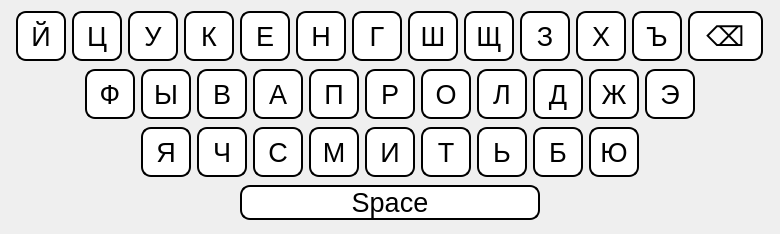
<?xml version="1.0" encoding="UTF-8"?>
<ui version="4.0">
 <class>Form</class>
 <widget class="QWidget" name="Form">
  <property name="geometry">
   <rect>
    <x>0</x>
    <y>0</y>
    <width>780</width>
    <height>234</height>
   </rect>
  </property>
  <property name="sizePolicy">
   <sizepolicy hsizetype="Minimum" vsizetype="Minimum">
    <horstretch>0</horstretch>
    <verstretch>0</verstretch>
   </sizepolicy>
  </property>
  <property name="minimumSize">
   <size>
    <width>780</width>
    <height>0</height>
   </size>
  </property>
  <property name="windowTitle">
   <string>Form</string>
  </property>
  <property name="autoFillBackground">
   <bool>false</bool>
  </property>
  <layout class="QHBoxLayout" name="horizontalLayout">
   <property name="spacing">
    <number>0</number>
   </property>
   <property name="sizeConstraint">
    <enum>QLayout::SetMinimumSize</enum>
   </property>
   <property name="leftMargin">
    <number>0</number>
   </property>
   <property name="topMargin">
    <number>0</number>
   </property>
   <property name="rightMargin">
    <number>0</number>
   </property>
   <property name="bottomMargin">
    <number>0</number>
   </property>
   <item>
    <widget class="QWidget" name="widget" native="true">
     <property name="minimumSize">
      <size>
       <width>700</width>
       <height>200</height>
      </size>
     </property>
     <property name="maximumSize">
      <size>
       <width>16777215</width>
       <height>16777215</height>
      </size>
     </property>
     <property name="styleSheet">
      <string notr="true">QPushButton {
   background-color: white;
   color: black;
   border: 2px solid black ; /* Black */
	text-align: center;
   border-radius:  10px;
	font-size: 20pt;
}
QPushButton:hover{
	background-color: rgb(225, 225, 225);
}
QPushButton:pressed{
	background-color: rgb(195, 195, 195);
}
</string>
     </property>
     <layout class="QVBoxLayout" name="verticalLayout">
      <property name="sizeConstraint">
       <enum>QLayout::SetDefaultConstraint</enum>
      </property>
      <item>
       <layout class="QHBoxLayout" name="horizontalLayout_2">
        <item>
         <spacer name="horizontalSpacer_5">
          <property name="orientation">
           <enum>Qt::Horizontal</enum>
          </property>
          <property name="sizeHint" stdset="0">
           <size>
            <width>40</width>
            <height>20</height>
           </size>
          </property>
         </spacer>
        </item>
        <item>
         <widget class="QPushButton" name="key_Q">
          <property name="minimumSize">
           <size>
            <width>50</width>
            <height>50</height>
           </size>
          </property>
          <property name="maximumSize">
           <size>
            <width>50</width>
            <height>50</height>
           </size>
          </property>
          <property name="text">
           <string>Й</string>
          </property>
         </widget>
        </item>
        <item>
         <widget class="QPushButton" name="key_W">
          <property name="minimumSize">
           <size>
            <width>50</width>
            <height>50</height>
           </size>
          </property>
          <property name="maximumSize">
           <size>
            <width>50</width>
            <height>50</height>
           </size>
          </property>
          <property name="text">
           <string>Ц</string>
          </property>
         </widget>
        </item>
        <item>
         <widget class="QPushButton" name="key_E">
          <property name="minimumSize">
           <size>
            <width>50</width>
            <height>50</height>
           </size>
          </property>
          <property name="maximumSize">
           <size>
            <width>50</width>
            <height>50</height>
           </size>
          </property>
          <property name="text">
           <string>У</string>
          </property>
         </widget>
        </item>
        <item>
         <widget class="QPushButton" name="key_R">
          <property name="minimumSize">
           <size>
            <width>50</width>
            <height>50</height>
           </size>
          </property>
          <property name="maximumSize">
           <size>
            <width>50</width>
            <height>50</height>
           </size>
          </property>
          <property name="text">
           <string>К</string>
          </property>
         </widget>
        </item>
        <item>
         <widget class="QPushButton" name="key_T">
          <property name="minimumSize">
           <size>
            <width>50</width>
            <height>50</height>
           </size>
          </property>
          <property name="maximumSize">
           <size>
            <width>50</width>
            <height>50</height>
           </size>
          </property>
          <property name="text">
           <string>Е</string>
          </property>
         </widget>
        </item>
        <item>
         <widget class="QPushButton" name="key_Y">
          <property name="minimumSize">
           <size>
            <width>50</width>
            <height>50</height>
           </size>
          </property>
          <property name="maximumSize">
           <size>
            <width>50</width>
            <height>50</height>
           </size>
          </property>
          <property name="text">
           <string>Н</string>
          </property>
         </widget>
        </item>
        <item>
         <widget class="QPushButton" name="key_U">
          <property name="minimumSize">
           <size>
            <width>50</width>
            <height>50</height>
           </size>
          </property>
          <property name="maximumSize">
           <size>
            <width>50</width>
            <height>50</height>
           </size>
          </property>
          <property name="text">
           <string>Г</string>
          </property>
         </widget>
        </item>
        <item>
         <widget class="QPushButton" name="key_I">
          <property name="minimumSize">
           <size>
            <width>50</width>
            <height>50</height>
           </size>
          </property>
          <property name="maximumSize">
           <size>
            <width>50</width>
            <height>50</height>
           </size>
          </property>
          <property name="text">
           <string>Ш</string>
          </property>
         </widget>
        </item>
        <item>
         <widget class="QPushButton" name="key_O">
          <property name="minimumSize">
           <size>
            <width>50</width>
            <height>50</height>
           </size>
          </property>
          <property name="maximumSize">
           <size>
            <width>50</width>
            <height>50</height>
           </size>
          </property>
          <property name="text">
           <string>Щ</string>
          </property>
         </widget>
        </item>
        <item>
         <widget class="QPushButton" name="key_P">
          <property name="minimumSize">
           <size>
            <width>50</width>
            <height>50</height>
           </size>
          </property>
          <property name="maximumSize">
           <size>
            <width>50</width>
            <height>50</height>
           </size>
          </property>
          <property name="text">
           <string>З</string>
          </property>
         </widget>
        </item>
        <item>
         <widget class="QPushButton" name="key_bracket_left">
          <property name="minimumSize">
           <size>
            <width>50</width>
            <height>50</height>
           </size>
          </property>
          <property name="maximumSize">
           <size>
            <width>50</width>
            <height>50</height>
           </size>
          </property>
          <property name="text">
           <string>Х</string>
          </property>
         </widget>
        </item>
        <item>
         <widget class="QPushButton" name="key_bracket_rigth">
          <property name="minimumSize">
           <size>
            <width>50</width>
            <height>50</height>
           </size>
          </property>
          <property name="maximumSize">
           <size>
            <width>50</width>
            <height>50</height>
           </size>
          </property>
          <property name="text">
           <string>Ъ</string>
          </property>
         </widget>
        </item>
        <item>
         <widget class="QPushButton" name="key_backspace">
          <property name="minimumSize">
           <size>
            <width>75</width>
            <height>50</height>
           </size>
          </property>
          <property name="maximumSize">
           <size>
            <width>50</width>
            <height>50</height>
           </size>
          </property>
          <property name="text">
           <string>⌫</string>
          </property>
         </widget>
        </item>
        <item>
         <spacer name="horizontalSpacer_6">
          <property name="orientation">
           <enum>Qt::Horizontal</enum>
          </property>
          <property name="sizeHint" stdset="0">
           <size>
            <width>40</width>
            <height>20</height>
           </size>
          </property>
         </spacer>
        </item>
       </layout>
      </item>
      <item>
       <layout class="QHBoxLayout" name="horizontalLayout_4">
        <property name="spacing">
         <number>6</number>
        </property>
        <property name="sizeConstraint">
         <enum>QLayout::SetDefaultConstraint</enum>
        </property>
        <property name="leftMargin">
         <number>0</number>
        </property>
        <property name="rightMargin">
         <number>0</number>
        </property>
        <item>
         <spacer name="horizontalSpacer">
          <property name="orientation">
           <enum>Qt::Horizontal</enum>
          </property>
          <property name="sizeHint" stdset="0">
           <size>
            <width>40</width>
            <height>20</height>
           </size>
          </property>
         </spacer>
        </item>
        <item>
         <widget class="QPushButton" name="key_A">
          <property name="minimumSize">
           <size>
            <width>50</width>
            <height>50</height>
           </size>
          </property>
          <property name="maximumSize">
           <size>
            <width>50</width>
            <height>50</height>
           </size>
          </property>
          <property name="text">
           <string>Ф</string>
          </property>
         </widget>
        </item>
        <item>
         <widget class="QPushButton" name="key_S">
          <property name="minimumSize">
           <size>
            <width>50</width>
            <height>50</height>
           </size>
          </property>
          <property name="maximumSize">
           <size>
            <width>50</width>
            <height>50</height>
           </size>
          </property>
          <property name="text">
           <string>Ы</string>
          </property>
         </widget>
        </item>
        <item>
         <widget class="QPushButton" name="key_D">
          <property name="minimumSize">
           <size>
            <width>50</width>
            <height>50</height>
           </size>
          </property>
          <property name="maximumSize">
           <size>
            <width>50</width>
            <height>50</height>
           </size>
          </property>
          <property name="text">
           <string>В</string>
          </property>
         </widget>
        </item>
        <item>
         <widget class="QPushButton" name="key_F">
          <property name="minimumSize">
           <size>
            <width>50</width>
            <height>50</height>
           </size>
          </property>
          <property name="maximumSize">
           <size>
            <width>50</width>
            <height>50</height>
           </size>
          </property>
          <property name="text">
           <string>А</string>
          </property>
         </widget>
        </item>
        <item>
         <widget class="QPushButton" name="key_G">
          <property name="minimumSize">
           <size>
            <width>50</width>
            <height>50</height>
           </size>
          </property>
          <property name="maximumSize">
           <size>
            <width>50</width>
            <height>50</height>
           </size>
          </property>
          <property name="text">
           <string>П</string>
          </property>
         </widget>
        </item>
        <item>
         <widget class="QPushButton" name="key_H">
          <property name="minimumSize">
           <size>
            <width>50</width>
            <height>50</height>
           </size>
          </property>
          <property name="maximumSize">
           <size>
            <width>50</width>
            <height>50</height>
           </size>
          </property>
          <property name="text">
           <string>Р</string>
          </property>
         </widget>
        </item>
        <item>
         <widget class="QPushButton" name="key_J">
          <property name="minimumSize">
           <size>
            <width>50</width>
            <height>50</height>
           </size>
          </property>
          <property name="maximumSize">
           <size>
            <width>50</width>
            <height>50</height>
           </size>
          </property>
          <property name="text">
           <string>О</string>
          </property>
         </widget>
        </item>
        <item>
         <widget class="QPushButton" name="key_K">
          <property name="minimumSize">
           <size>
            <width>50</width>
            <height>50</height>
           </size>
          </property>
          <property name="maximumSize">
           <size>
            <width>50</width>
            <height>50</height>
           </size>
          </property>
          <property name="text">
           <string>Л</string>
          </property>
         </widget>
        </item>
        <item>
         <widget class="QPushButton" name="key_L">
          <property name="minimumSize">
           <size>
            <width>50</width>
            <height>50</height>
           </size>
          </property>
          <property name="maximumSize">
           <size>
            <width>50</width>
            <height>50</height>
           </size>
          </property>
          <property name="text">
           <string>Д</string>
          </property>
         </widget>
        </item>
        <item>
         <widget class="QPushButton" name="Key_Colon">
          <property name="minimumSize">
           <size>
            <width>50</width>
            <height>50</height>
           </size>
          </property>
          <property name="maximumSize">
           <size>
            <width>50</width>
            <height>50</height>
           </size>
          </property>
          <property name="text">
           <string>Ж</string>
          </property>
         </widget>
        </item>
        <item>
         <widget class="QPushButton" name="Key_Quotes">
          <property name="minimumSize">
           <size>
            <width>50</width>
            <height>50</height>
           </size>
          </property>
          <property name="maximumSize">
           <size>
            <width>50</width>
            <height>50</height>
           </size>
          </property>
          <property name="text">
           <string>Э</string>
          </property>
         </widget>
        </item>
        <item>
         <spacer name="horizontalSpacer_2">
          <property name="orientation">
           <enum>Qt::Horizontal</enum>
          </property>
          <property name="sizeHint" stdset="0">
           <size>
            <width>40</width>
            <height>20</height>
           </size>
          </property>
         </spacer>
        </item>
       </layout>
      </item>
      <item>
       <layout class="QHBoxLayout" name="horizontalLayout_3" stretch="0,0,0,0,0,0,0,0,0,0,0">
        <property name="leftMargin">
         <number>0</number>
        </property>
        <property name="rightMargin">
         <number>0</number>
        </property>
        <item>
         <spacer name="horizontalSpacer_4">
          <property name="orientation">
           <enum>Qt::Horizontal</enum>
          </property>
          <property name="sizeHint" stdset="0">
           <size>
            <width>40</width>
            <height>20</height>
           </size>
          </property>
         </spacer>
        </item>
        <item>
         <widget class="QPushButton" name="Key_Z">
          <property name="minimumSize">
           <size>
            <width>50</width>
            <height>50</height>
           </size>
          </property>
          <property name="maximumSize">
           <size>
            <width>50</width>
            <height>50</height>
           </size>
          </property>
          <property name="text">
           <string>Я</string>
          </property>
         </widget>
        </item>
        <item>
         <widget class="QPushButton" name="Key_X">
          <property name="minimumSize">
           <size>
            <width>50</width>
            <height>50</height>
           </size>
          </property>
          <property name="maximumSize">
           <size>
            <width>50</width>
            <height>50</height>
           </size>
          </property>
          <property name="text">
           <string>Ч</string>
          </property>
         </widget>
        </item>
        <item>
         <widget class="QPushButton" name="Key_C">
          <property name="minimumSize">
           <size>
            <width>50</width>
            <height>50</height>
           </size>
          </property>
          <property name="maximumSize">
           <size>
            <width>50</width>
            <height>50</height>
           </size>
          </property>
          <property name="text">
           <string>С</string>
          </property>
         </widget>
        </item>
        <item>
         <widget class="QPushButton" name="Key_V">
          <property name="minimumSize">
           <size>
            <width>50</width>
            <height>50</height>
           </size>
          </property>
          <property name="maximumSize">
           <size>
            <width>50</width>
            <height>50</height>
           </size>
          </property>
          <property name="text">
           <string>М</string>
          </property>
         </widget>
        </item>
        <item>
         <widget class="QPushButton" name="Key_B">
          <property name="minimumSize">
           <size>
            <width>50</width>
            <height>50</height>
           </size>
          </property>
          <property name="maximumSize">
           <size>
            <width>50</width>
            <height>50</height>
           </size>
          </property>
          <property name="text">
           <string>И</string>
          </property>
         </widget>
        </item>
        <item>
         <widget class="QPushButton" name="Key_N">
          <property name="minimumSize">
           <size>
            <width>50</width>
            <height>50</height>
           </size>
          </property>
          <property name="maximumSize">
           <size>
            <width>50</width>
            <height>50</height>
           </size>
          </property>
          <property name="text">
           <string>Т</string>
          </property>
         </widget>
        </item>
        <item>
         <widget class="QPushButton" name="Key_M">
          <property name="minimumSize">
           <size>
            <width>50</width>
            <height>50</height>
           </size>
          </property>
          <property name="maximumSize">
           <size>
            <width>50</width>
            <height>50</height>
           </size>
          </property>
          <property name="text">
           <string>Ь</string>
          </property>
         </widget>
        </item>
        <item>
         <widget class="QPushButton" name="Key_Comma">
          <property name="minimumSize">
           <size>
            <width>50</width>
            <height>50</height>
           </size>
          </property>
          <property name="maximumSize">
           <size>
            <width>50</width>
            <height>50</height>
           </size>
          </property>
          <property name="text">
           <string>Б</string>
          </property>
         </widget>
        </item>
        <item>
         <widget class="QPushButton" name="Key_Dot">
          <property name="minimumSize">
           <size>
            <width>50</width>
            <height>50</height>
           </size>
          </property>
          <property name="maximumSize">
           <size>
            <width>50</width>
            <height>50</height>
           </size>
          </property>
          <property name="text">
           <string>Ю</string>
          </property>
         </widget>
        </item>
        <item>
         <spacer name="horizontalSpacer_3">
          <property name="orientation">
           <enum>Qt::Horizontal</enum>
          </property>
          <property name="sizeHint" stdset="0">
           <size>
            <width>40</width>
            <height>20</height>
           </size>
          </property>
         </spacer>
        </item>
       </layout>
      </item>
      <item>
       <layout class="QHBoxLayout" name="horizontalLayout_5">
        <property name="spacing">
         <number>4</number>
        </property>
        <property name="sizeConstraint">
         <enum>QLayout::SetMinimumSize</enum>
        </property>
        <property name="topMargin">
         <number>0</number>
        </property>
        <property name="bottomMargin">
         <number>0</number>
        </property>
        <item>
         <spacer name="horizontalSpacer_7">
          <property name="orientation">
           <enum>Qt::Horizontal</enum>
          </property>
          <property name="sizeType">
           <enum>QSizePolicy::Expanding</enum>
          </property>
          <property name="sizeHint" stdset="0">
           <size>
            <width>10</width>
            <height>10</height>
           </size>
          </property>
         </spacer>
        </item>
        <item>
         <widget class="QPushButton" name="Key_Space">
          <property name="minimumSize">
           <size>
            <width>300</width>
            <height>0</height>
           </size>
          </property>
          <property name="maximumSize">
           <size>
            <width>800</width>
            <height>16777215</height>
           </size>
          </property>
          <property name="text">
           <string>Space</string>
          </property>
         </widget>
        </item>
        <item>
         <spacer name="horizontalSpacer_8">
          <property name="orientation">
           <enum>Qt::Horizontal</enum>
          </property>
          <property name="sizeType">
           <enum>QSizePolicy::Expanding</enum>
          </property>
          <property name="sizeHint" stdset="0">
           <size>
            <width>40</width>
            <height>10</height>
           </size>
          </property>
         </spacer>
        </item>
       </layout>
      </item>
     </layout>
    </widget>
   </item>
  </layout>
 </widget>
 <resources/>
 <connections/>
</ui>
